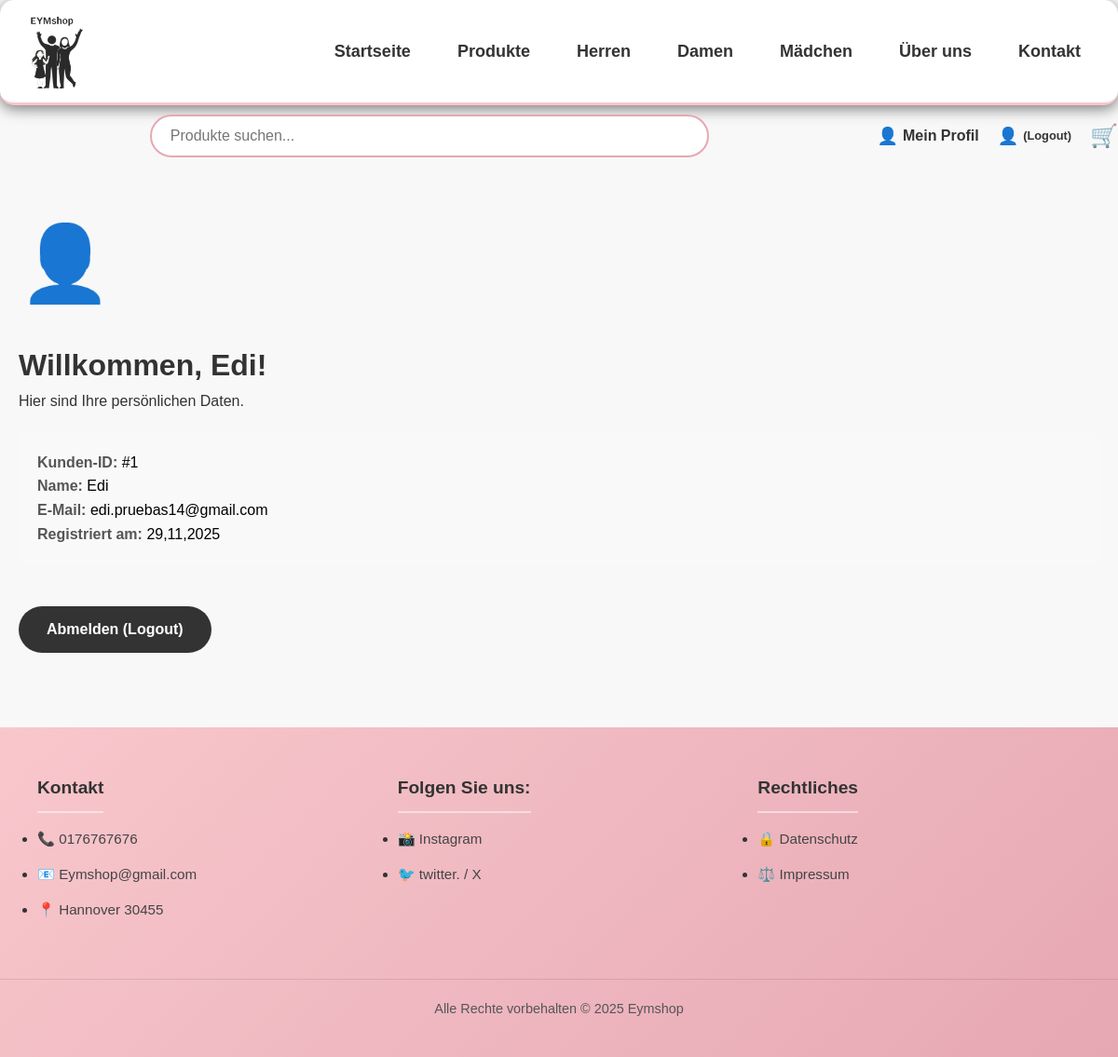
Page /profile.php (signed in) on the committed database.
### tables this page shows
CREATE TABLE `benutzer` (
  `benutzer_id` int NOT NULL,
  `name` varchar(100) NOT NULL,
  `email` varchar(150) NOT NULL,
  `passwort` varchar(255) NOT NULL,
  `erstellt_am` timestamp NULL DEFAULT CURRENT_TIMESTAMP
);

### public/profile.php (the view, shortened to what this page needs)
<?php
require_once '../includes/db.php';
$user_id = $_SESSION['benutzer_id'];
$sql = "SELECT * FROM benutzer WHERE benutzer_id = ?";
$stmt = $conn->prepare($sql);
$stmt->bind_param("i", $user_id);
$stmt->execute();
$result = $stmt->get_result();
$user = $result->fetch_assoc();
?>
<!DOCTYPE html>
<html lang="de">
<head>
    <link rel="stylesheet" href="../assets/css/styles.css">
    <link rel="stylesheet" href="../assets/css/profile.css">
</head>
<body>
    <?php require_once '../includes/header.php'; ?>
    <div class="container">
        <div class="profile-icon">👤</div>
        <h1>Willkommen, <?php echo htmlspecialchars($user['name']); ?>!</h1>
        <p>Hier sind Ihre persönlichen Daten.</p>
        <div class="profile-info">
            <div class="info-row">
                <span class="info-label">Kunden-ID:</span>
                <span class="info-value">#<?php echo $user['benutzer_id']; ?></span>
            </div>
            <div class="info-row">
                <span class="info-label">Name:</span>
                <span class="info-value">
                <?php echo htmlspecialchars($user['name']); ?>
                </span>
            </div>
            <div class="info-row">
                <span class="info-label">E-Mail:</span>
                <span class="info-value"><?php echo htmlspecialchars($user['email']); ?></span>
            </div>
            <div class="info-row">
                <span class="info-label">Registriert am:</span>
                <span class="info-value"><?php
                echo date("d,m,Y", strtotime($user['erstellt_am']));  ?></span>
            </div>
        </div>
        <a href="logout.php" class="logout-btn">Abmelden (Logout)</a>
    </div>
    <?php require_once '../includes/footer.php'; ?>
</body>
</html>

### assets/css/styles.css (style rules this page uses)
* { margin: 0; padding: 0; box-sizing: border-box; }
body { font-family: 'Arial', sans-serif; background-color: #f8f8f8; color: #333; line-height: 1.6; }
.container { max-width: 1400px; margin: 0 auto; padding: 20px; }

### assets/css/profile.css (style rules this page uses)
.profile-icon { font-size: 80px; margin-bottom: 20px; display: block; }
.profile-info { margin: 20px 0; text-align: left; background-color: #f9f9f9; padding: 20px; border-radius: 10px; }
.info-label { font-weight: bold; color: #555; }
.info-value { color: #000; font-weight: 500; }
.logout-btn { display: inline-block; background-color: #333; color: #fff; padding: 12px 30px; text-decoration: none; border-radius: 30px; margin-top: 25px; transition: background 0.3s ease, transform 0.2s; font-weight: bold; }

### rows in the picture
benutzer: name "Edi", benutzer_id "1", email "edi.pruebas14@gmail.com", erstellt_am "29,11,2025"
